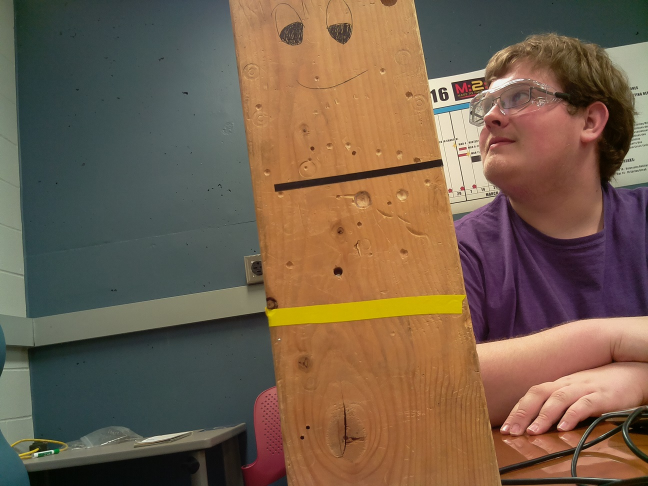
#> input picture line_detection/horizontal_small.jpg, 1296 x 972 px (shown at 1/2 size)
$ python line.py   (Python 2 division)
#> lines starting #> are read from the running program, lines starting #| are printed output that depends on the picture; after the words box and inside, x2 and y2 are one past the last pixel; in counts of white or black regions, pixels touching at a corner belong together
#!/usr/bin/python

import cv2
import numpy as np

img = cv2.imread('horizontal_small.jpg')
#> img is the input picture: shape (972, 1296, 3); mean B, G, R 75.6, 95.2, 116.1
hsv = cv2.cvtColor(img, cv2.COLOR_BGR2HSV)
#> hsv: shape (972, 1296, 3); mean H, S, V 51.8, 102.6, 122.3
mask = cv2.inRange(hsv, np.array([25, 210, 30]), np.array([50, 255, 255]))
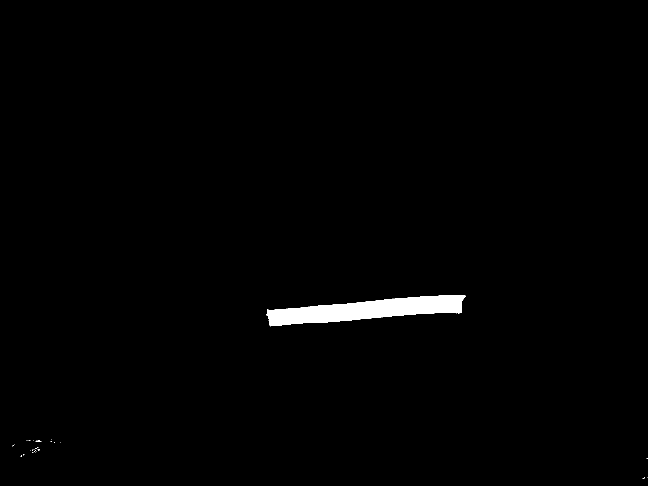
#> mask: shape (972, 1296) (shown at 1/2 size); 1.1% white; 24 white regions (23 under 20 px), largest, box (x1, y1, x2, y2) and area: (533, 591, 931, 653) 13181

cv2.imshow("Mask", mask)
cv2.waitKey(0)
cv2.destroyAllWindows()

gray = cv2.cvtColor(img, cv2.COLOR_BGR2GRAY)
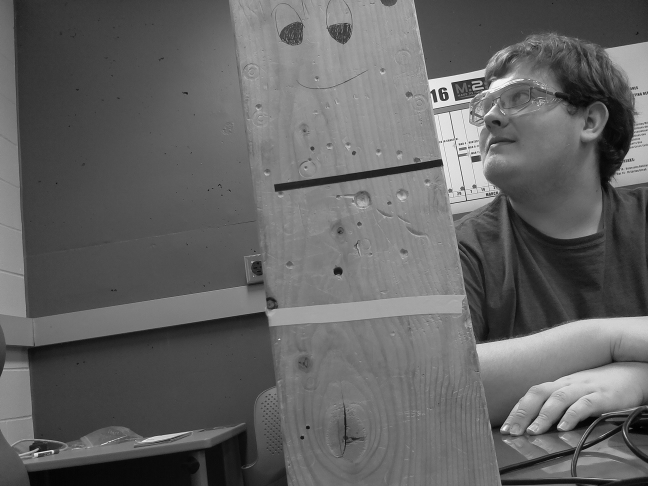
#> gray: shape (972, 1296) (shown at 1/2 size); min 0, max 254, mean 99.2
edges = cv2.Canny(mask, 50, 150, apertureSize = 3)
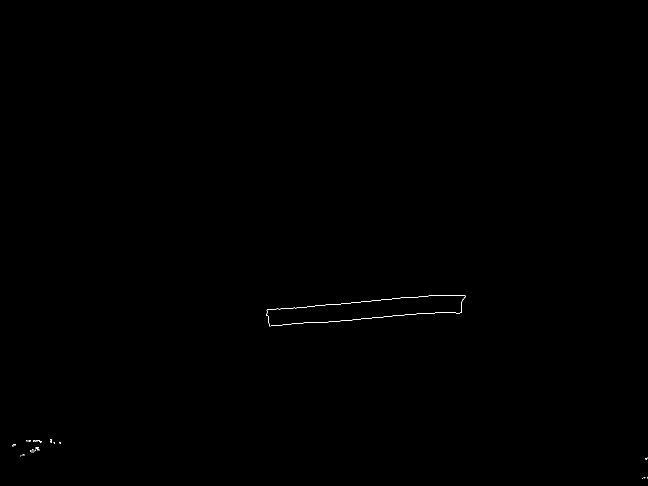
#> edges: shape (972, 1296) (shown at 1/2 size); 0.08% white in thin lines or dots, all inside (x1, y1, x2, y2) = (24, 590, 1296, 958)

cv2.imshow("Canny", edges)
cv2.waitKey(0)
cv2.destroyAllWindows()

lines = cv2.HoughLines(edges, 1, np.pi/180, 200)
#> lines = [[664, 1.48]]
#lines = cv2.HoughLinesP(edges, 1, np.pi/180, 200, 3, 10)

if lines is None:
  print "FUCK"
else:
  #for x1, y1, x2, y2 in lines[0]:
  # draw the line on the original image and display it
  for rho, theta in lines[0]:
    a = np.cos(theta)
    b = np.sin(theta)
    x0 = a*rho
    y0 = b*rho
    x1 = int(x0 + 1000*(-b))
    y1 = int(y0 + 1000*(a))
    x2 = int(x0 - 1000*(-b))
    y2 = int(y0 - 1000*(a))

    cv2.line(img,(x1,y1),(x2,y2),(0,0,255),2)
#> this loop made 1 pass
#> (rho, theta, a, b, x0, y0, x1, y1) on pass 1: (664, 1.48, 0.0872, 0.996, 57.87, 661.5, -938, 748)
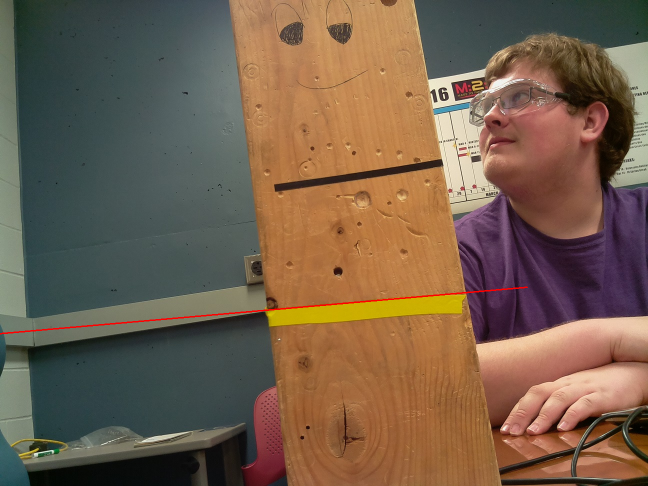
#> img: shape (972, 1296, 3) (shown at 1/2 size); 0.25% of pixels changed, all inside (x1, y1, x2, y2) = (0, 573, 1056, 669)

  cv2.imshow("Detected Line", img)

cv2.waitKey(0)
cv2.destroyAllWindows()

$ run again, with line_detection/vertical.jpg copied over line_detection/horizontal_small.jpg
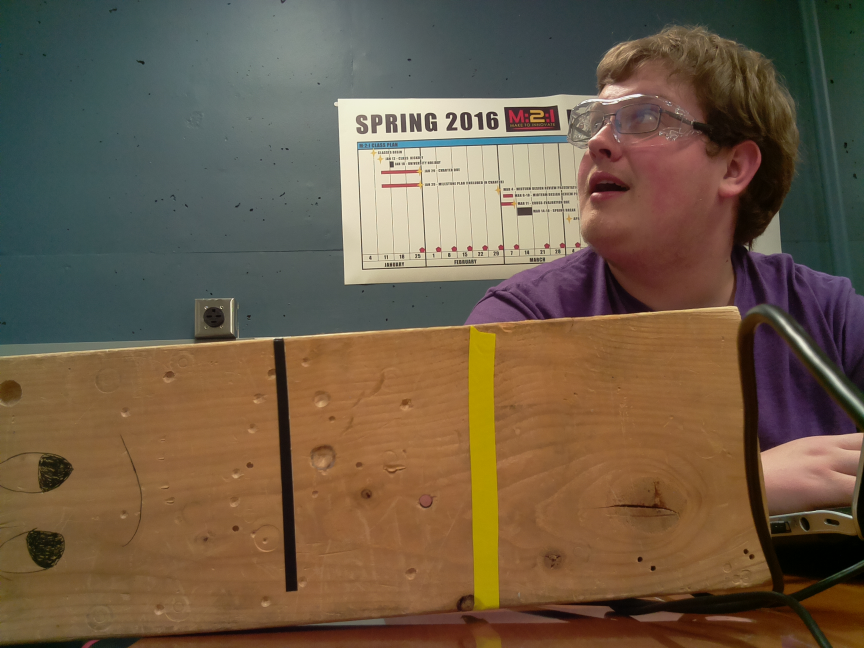
#> input picture line_detection/vertical.jpg, 2592 x 1944 px (shown at 1/3 size)
#> img is the input picture: shape (1944, 2592, 3); mean B, G, R 70.7, 91.3, 109.2
#> hsv: shape (1944, 2592, 3); mean H, S, V 44.6, 113.7, 115.2
#> `mask = cv2.inRange(hsv, np.array([25, 210, 30]), np.array([50, 255, 25..`:
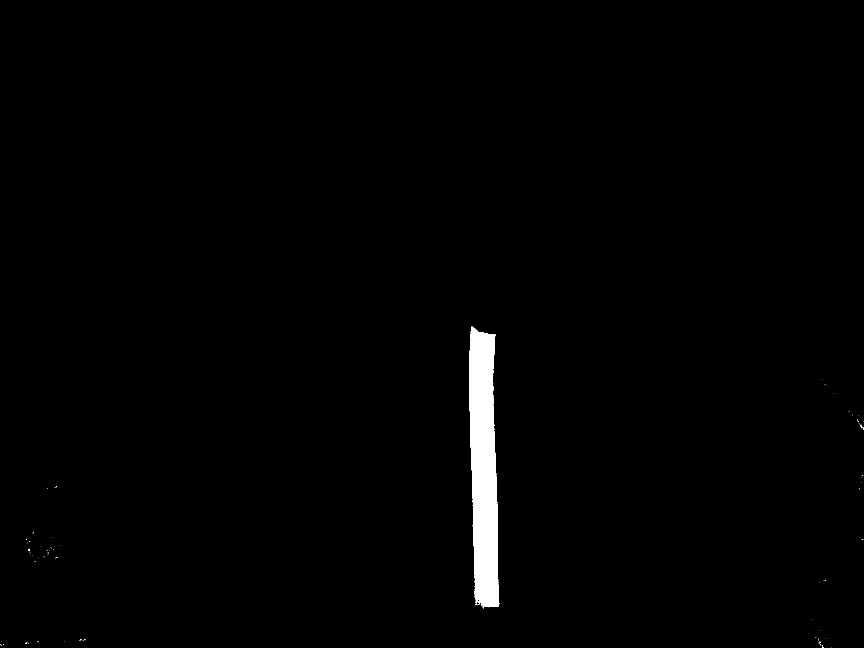
#> mask: shape (1944, 2592) (shown at 1/3 size); 1.2% white; 90 white regions (87 under 20 px), largest, box (x1, y1, x2, y2) and area: (1408, 980, 1498, 1822) 58868, (1432, 1804, 1440, 1814) 36, (2581, 1274, 2592, 1289) 31
#> `edges = cv2.Canny(mask, 50, 150, apertureSize = 3)`:
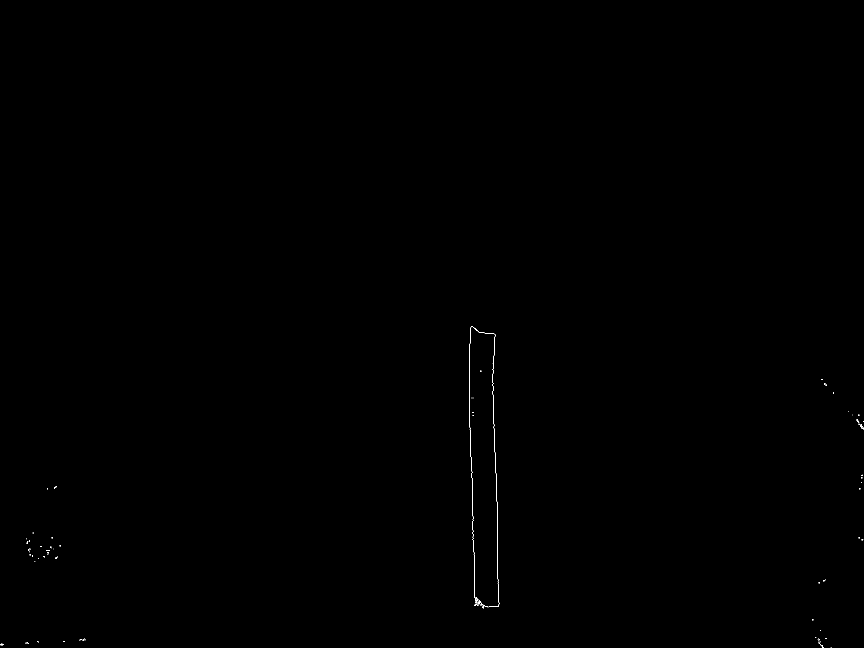
#> edges: shape (1944, 2592) (shown at 1/3 size); 0.05% white in thin lines or dots, all inside (x1, y1, x2, y2) = (1, 979, 2592, 1944)
#> lines = [[-1364, 3.11], [-1436, 3.11]]
#> the loop `for rho, theta in lines[0]:` made 1 pass
#> (rho, theta, a, b, x0, y0, x1, y1) on pass 1: (-1364, 3.11, -0.999, 0.0349, 1363.2, -47.6, 1328, -1046)
